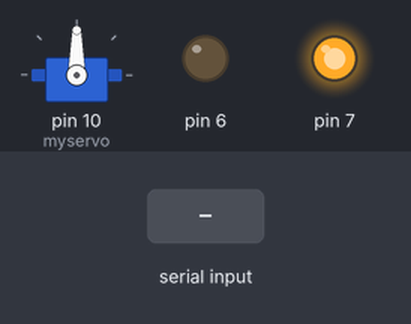
A sketch run on a simulated Arduino Uno, built with avr-gcc and run on an emulated ATmega328P. On the bench: servo, output pins drawn as LEDs (lit = HIGH). The inputs (shaded band) are chosen by the test bench.

Above: at 1.2 s.
1.3 s: "s90\n" received over Serial
At 1.7 s:
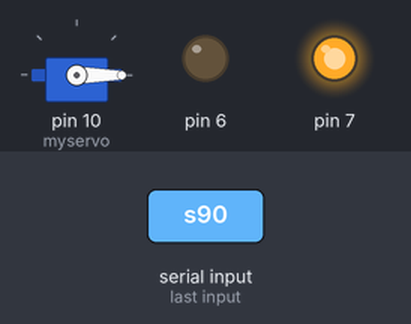
2.8 s: "s,45\n" received over Serial
At 4.0 s:
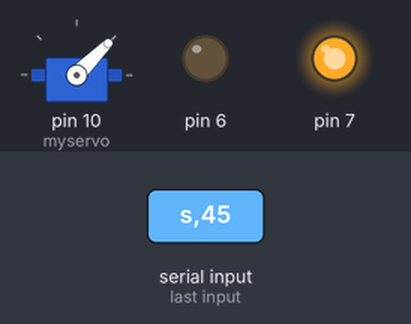
4.3 s: "t,45\n" received over Serial
At 5.2 s:
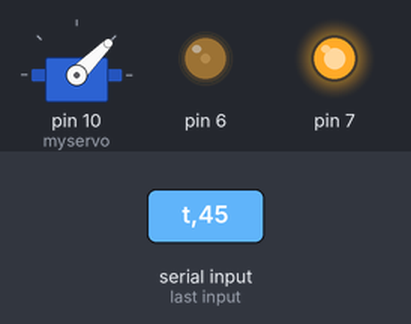
5.8 s: "d90\n" received over Serial
At 6.3 s:
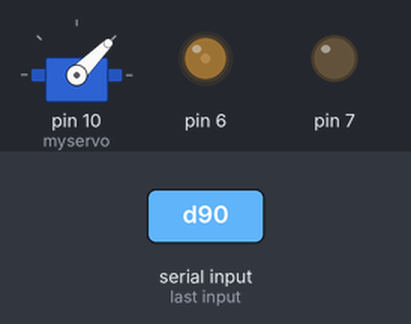
7.3 s: "t90\n" received over Serial
At 8.5 s:
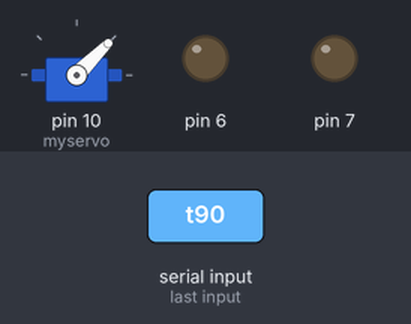
8.8 s: "s\n" received over Serial
At 9.7 s:
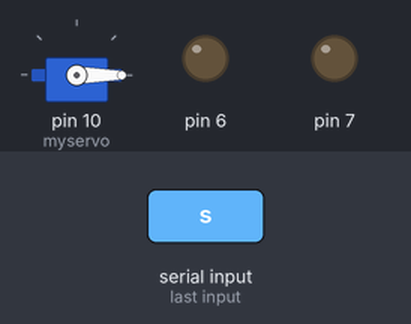
Timing chart, 0 to 11.3 s (numbered marks = the images above; inputs shaded):
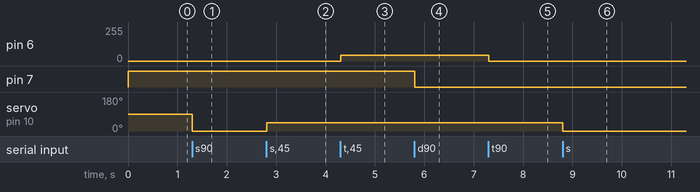

Measured:
- after the input at 1.3 s, servo on pin 10 (myservo): 90° → 0° at once
- after the input at 2.8 s, servo on pin 10 (myservo): 0° → 45° at once
- after the input at 4.3 s, pin 6: 0/255 → 45/255 at once
- after the input at 5.8 s, pin 7: HIGH → LOW at once
- after the input at 7.3 s, pin 6: 45/255 → 0/255 at once
- after the input at 8.8 s, servo on pin 10 (myservo): 45° → 0° at once

The sketch:

boaty.ino
```cpp
#include <Servo.h>
Servo myservo;

void setup() {
  Serial.begin(9600);
  myservo.attach(10);
  pinMode(7, OUTPUT);
  pinMode(6, OUTPUT);
  digitalWrite(7, HIGH);
}

char cmd[100];
byte cmdIndex;
int throttle = 0;


void exeCmd() {

  if (cmd[0] == 's') {
    unsigned int val = atof(cmd + 2);
    myservo.write(val);
  }

  if (cmd[0] == 't') {
    unsigned int val = atof(cmd + 2);
    throttle = val;
  }

  if (cmd[0] == 'e') {
    digitalWrite(7, HIGH);
  }

  if (cmd[0] == 'd') {
    digitalWrite(7, LOW);
  }
}


void loop() {

  analogWrite(6, throttle);
  if (Serial.available() > 0)
  {
    char c = (char)Serial.read();
    if (c == '\n') {
      cmd[cmdIndex] = 0;
      exeCmd();
      cmdIndex = 0;
    } else {
      cmd[cmdIndex] = c;
      if (cmdIndex < 99) cmdIndex++;
    }
  }


}
```
